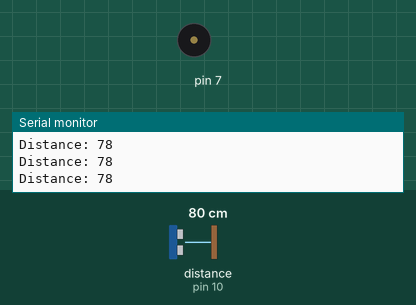
This sketch was run on a simulated Arduino Uno, built with avr-gcc and run on an emulated ATmega328P. Shown: buzzer (waves = sounding), the last lines printed to the serial monitor. Wiring (inferred from the names in the program): ultrasonic range finder: trigger pin 9; echo pin 10. The inputs (shaded band) are chosen by the test bench; at power-on: distance to the obstacle (sensor on pin 10) 80 cm. The echo pulse lasts 58.3 µs per cm.

Above: at 1.2 s.
1.3 s: distance to the obstacle (sensor on pin 10) set to 34 cm
2.8 s: distance to the obstacle (sensor on pin 10) set to 28 cm
At 3.3 s:
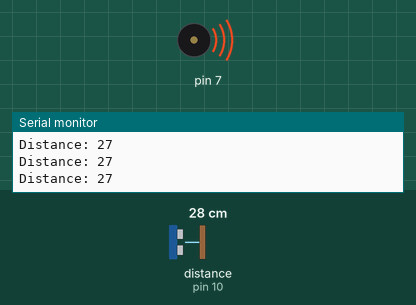
4.3 s: distance to the obstacle (sensor on pin 10) set to 12 cm
At 5.3 s:
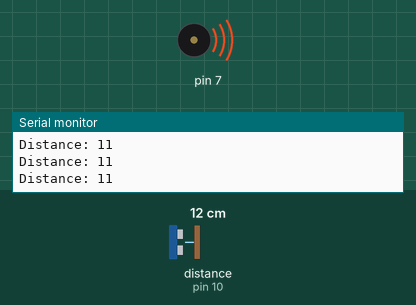
7.3 s: distance to the obstacle (sensor on pin 10) set to 9 cm
At 7.9 s:
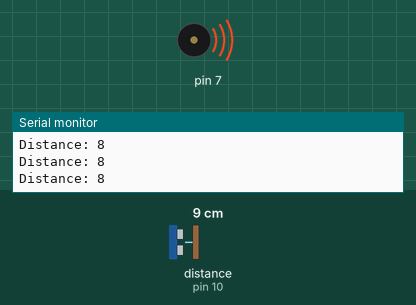
10.3 s: distance to the obstacle (sensor on pin 10) set to 120 cm
At 11.5 s:
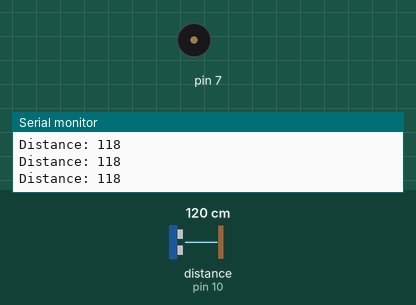
13.3 s: distance to the obstacle (sensor on pin 10) set to 18 cm
At 13.6 s:
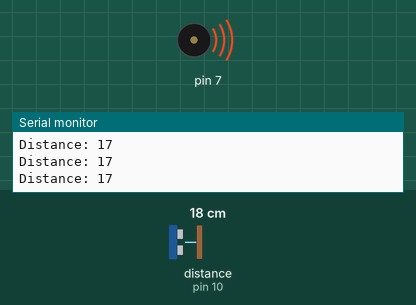
Timing chart, 0 to 16.3 s (numbered marks = the images above; inputs shaded):
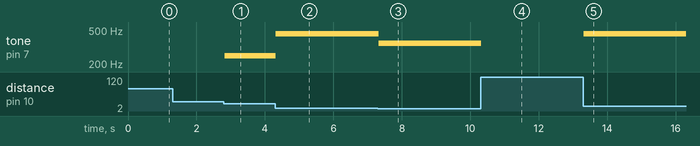

Measured:
- the behaviour switches between 32 and 31 cm on distance to the obstacle (sensor on pin 10) (found by bisection; images 0 and 1)
- after the input at 2.8 s, tone on pin 7: silent → 250 Hz at once
- after the input at 4.3 s, tone on pin 7: 250 Hz → 450 Hz at once
- after the input at 7.3 s, tone on pin 7: 450 Hz → 350 Hz at once
- after the input at 10.3 s, tone on pin 7: 350 Hz → silent at once
- after the input at 13.3 s, tone on pin 7: silent → 450 Hz at once

The sketch:

HC-SR04_with_buzzer.ino
```cpp
const int trigPin = 9;
const int echoPin = 10;

long duration;
int distance;

int notes[] = {250,350,450};

void setup() {
  pinMode(trigPin, OUTPUT);
  pinMode(echoPin, INPUT);
  Serial.begin(9600);
}

void loop() {
  digitalWrite(trigPin, LOW);
  delayMicroseconds(2);

  digitalWrite(trigPin, HIGH);
  delayMicroseconds(10);
  digitalWrite(trigPin, LOW);

  duration = pulseIn (echoPin, HIGH);
  distance = duration*0.034/2;

  Serial.print("Distance: ");
  Serial.println(distance);

  if( distance <= 30 && distance>=20) {
    tone(7, notes[0]);
  }
  else if( distance <= 20 && distance>=10) {
    tone(7, notes[2]);
  }
  else if( distance <= 10 && distance>=0) {
    tone(7, notes[1]);
  }
  else {
    noTone(7);
  }

}
```
